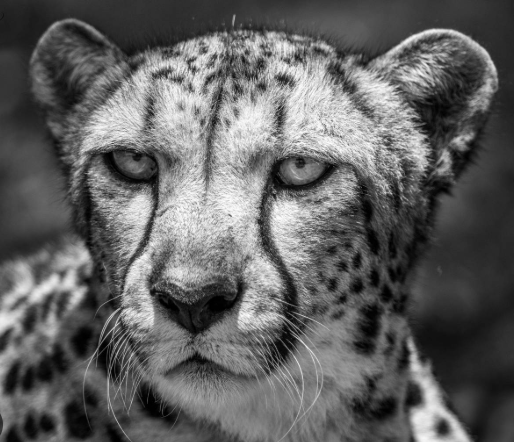
#> input picture Images/cheetha.png, 514 x 442 px
$ python pg13.py
#> lines starting #> are read from the running program, lines starting #| are printed output that depends on the picture
# ----------------------------------------------------------------------------------------------
# 13. Clustering Algorithms: Apply unsupervised clustering algorithms like K-Means and
#       hierarchical clustering for segmenting image data.

#      ANTHONY PINTO ROBINSON (253MCA37)
#      11/03/2026
# --------------------------------------------------------------------------------------------

import cv2
import numpy as np
import matplotlib.pyplot as plt
from scipy.cluster.hierarchy import linkage, fcluster

image = cv2.imread('Images/cheetha.png')
#> image is the input picture: shape (442, 514, 3); mean B, G, R 97.9, 97.9, 97.9
image = cv2.cvtColor(image, cv2.COLOR_BGR2RGB)

pixel_values = image.reshape((-1, 3))
pixel_values = np.float32(pixel_values)

# 1. K-Means Clustering
k = 3
criteria = (
    cv2.TERM_CRITERIA_EPS + cv2.TERM_CRITERIA_MAX_ITER,
    100,
    0.2
)

_, labels, centers = cv2.kmeans(
    pixel_values,
    k,
    None,
    criteria,
    10,
    cv2.KMEANS_RANDOM_CENTERS
)
#> centers = [[114.6, 114.6, 114.6], [194.2, 194.2, 194.2], [47.98, 47.98, 47.98]]

centers = np.uint8(centers)
#> centers = [[114, 114, 114], [194, 194, 194], [47, 47, 47]]
segmented_data = centers[labels.flatten()]
kmeans_image = segmented_data.reshape(image.shape)
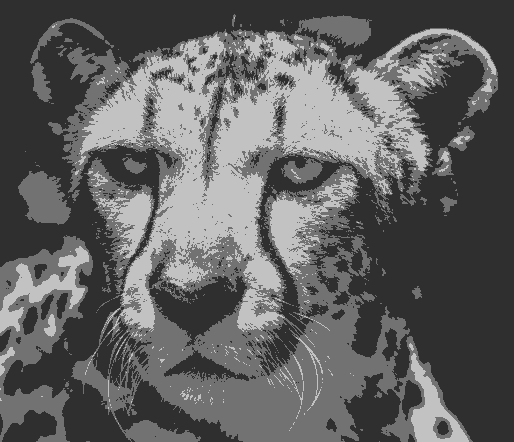
#> kmeans_image: shape (442, 514, 3); min 47, max 194, mean 97.2

# 2. Hierarchical Clustering
sample_pixels = pixel_values[:2000]
#> sample_pixels = 2000 rows, first 8: [39, 39, 39], [39, 39, 39], [39, 39, 39], [39, 39, 39], [42, 42, 42], [41, 41, 41], [40, 40, 40], [41, 41, 41]

Z = linkage(sample_pixels, method='ward')
#> Z = 1999 rows, first 6: [0, 1, 0, 2], [2, 2000, 0, 3], [3, 2001, 0, 4], [509, 2002, 0, 5], [4, 8, 0, 2], [5, 7, 0, 2]
clusters = fcluster(Z, t=3, criterion='maxclust')
#> clusters = 2000 values, max 3 at index 58, min 1 at index 0, mean 1.78

clustered = clusters.reshape(-1, 1)
#> clustered has the same summary as clusters

hierarchical_image = image.copy()
hierarchical_image = hierarchical_image.reshape((-1, 3))
hierarchical_image[:2000] = clusters.reshape(-1, 1) * 80
hierarchical_image = hierarchical_image.reshape(image.shape)

titles = [
    'Original Image',
    'K-Means Segmentation',
    'Hierarchical Clustering'
]

images = [
    image,
    kmeans_image,
    hierarchical_image
]

plt.figure(figsize=(12, 6))

for i in range(3):
    plt.subplot(1, 3, i + 1)
    plt.imshow(images[i])
    plt.title(titles[i])
    plt.axis('off')

plt.show()
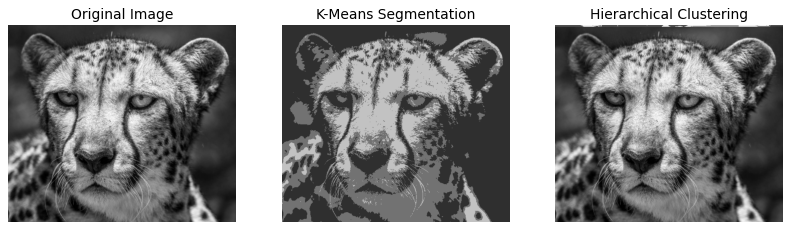
#> figure drawn by matplotlib, 3 panels

$ run again, with Images/eye.png copied over Images/cheetha.png
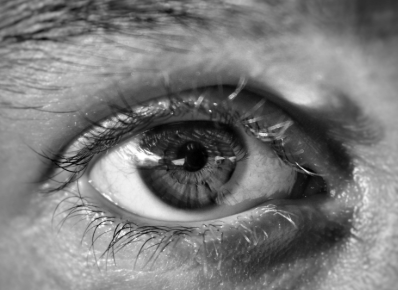
#> input picture Images/eye.png, 398 x 290 px
#> image is the input picture: shape (290, 398, 3); mean B, G, R 122, 122, 122
#> `_, labels, centers = cv2.kmeans( pixel_values, k, None, criteria, 10, ..`: centers = [[170.6, 170.6, 170.6], [56.84, 56.84, 56.84], [118.4, 118.4, 118.4]]
#> `centers = np.uint8(centers)`: centers = [[170, 170, 170], [56, 56, 56], [118, 118, 118]]
#> `kmeans_image = segmented_data.reshape(image.shape)`:
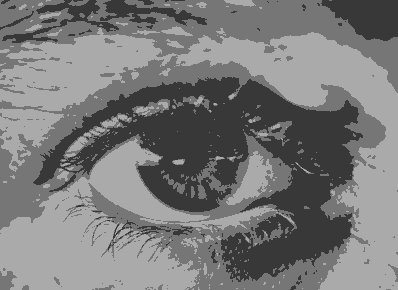
#> kmeans_image: shape (290, 398, 3); min 56, max 170, mean 121.3
#> sample_pixels = 2000 rows, first 8: [100, 100, 100], [96, 96, 96], [93, 93, 93], [91, 91, 91], [87, 87, 87], [83, 83, 83], [80, 80, 80], [81, 81, 81]
#> Z = 1999 rows, first 6: [0, 13, 0, 2], [1, 151, 0, 2], [2, 137, 0, 2], [3, 96, 0, 2], [4, 9, 0, 2], [5, 77, 0, 2]
#> clusters = 2000 values, max 3 at index 0, min 1 at index 15, mean 1.95
#> clustered has the same summary as clusters
#> `plt.show()`:
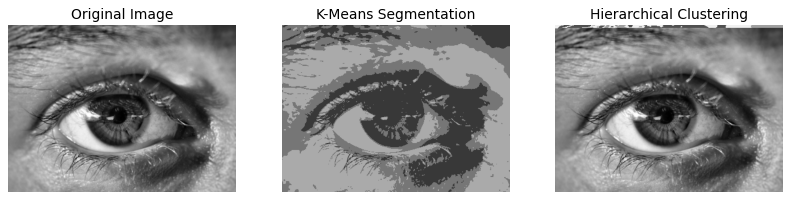
#> figure drawn by matplotlib, 3 panels
